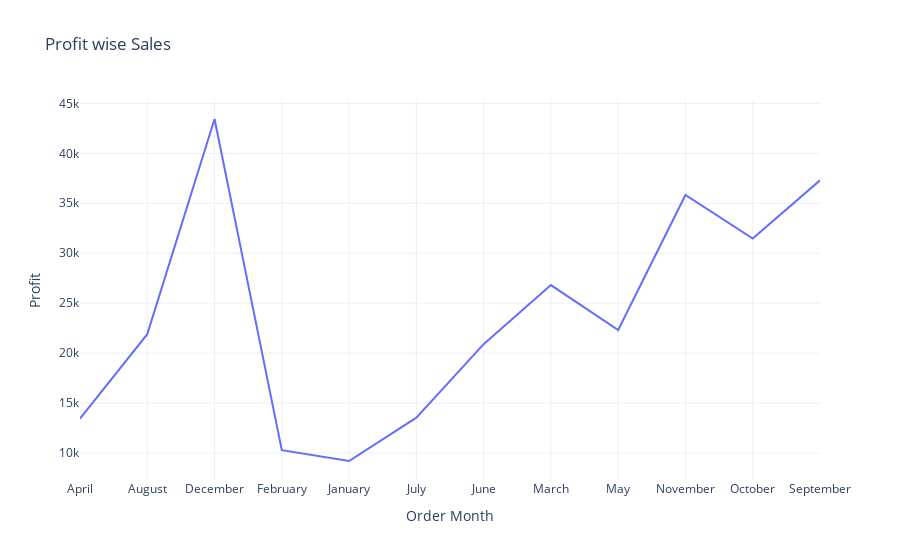

The cell this chart's notebook holds for it:
### Markdown cell above
# 3.Analysis of Monthly Profits .

### Code cell
profit_wise_month = df.groupby("Order Month")["Profit"].sum().reset_index()
fig = px.line(profit_wise_month , x = "Order Month" , y = "Profit", title = "Profit wise Sales " )
fig.show()

### Figure 1 — Plotly figure (JSON) as saved in the notebook; plotly's stock layout.template omitted (floating-point values rounded to 4 significant figures)
{"data": [{"hovertemplate": "Order Month=%{x}<br>Profit=%{y}<extra></extra>", "legendgroup": "", "line": {"color": "#636efa", "dash": "solid"}, "marker": {"symbol": "circle"}, "mode": "lines", "name": "", "orientation": "v", "showlegend": false, "type": "scatter", "x": ["April", "August", "December", "February", "January", "July", "June", "March", "May", "November", "October", "September"], "xaxis": "x", "y": [13440.0, 21900.0, 43440.0, 10290.0, 9199.0, 13540.0, 20900.0, 26810.0, 22310.0, 35830.0, 31470.0, 37290.0], "yaxis": "y"}], "layout": {"legend": {"tracegroupgap": 0}, "title": {"text": "Profit wise Sales "}, "xaxis": {"anchor": "y", "domain": [0, 1], "title": {"text": "Order Month"}}, "yaxis": {"anchor": "x", "domain": [0, 1], "title": {"text": "Profit"}}}}
